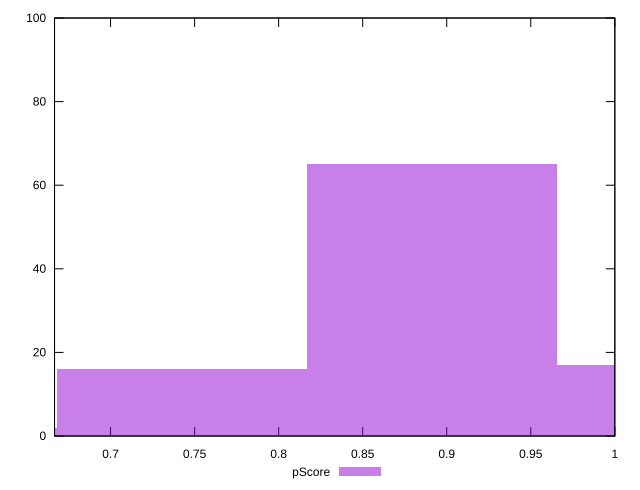

gnuplot code for this plot:
reset

$pScore <<EOF
0.8911115577614042 65
0.7425929648011702 16
1.0396301507216383 17
0.5940743718409361 2
EOF

set key outside below
set boxwidth 0.14851859296023404
set xrange [0.6666666666666666:1]
set yrange [0:100]
set trange [0:100]
set style fill transparent solid 0.5 noborder
set terminal svg size 640, 490 enhanced background rgb 'white'
set output "reprap/unused-css-rules/samples/pages+cached/pScore/histogram.svg"

plot $pScore title "pScore" with boxes

reset
